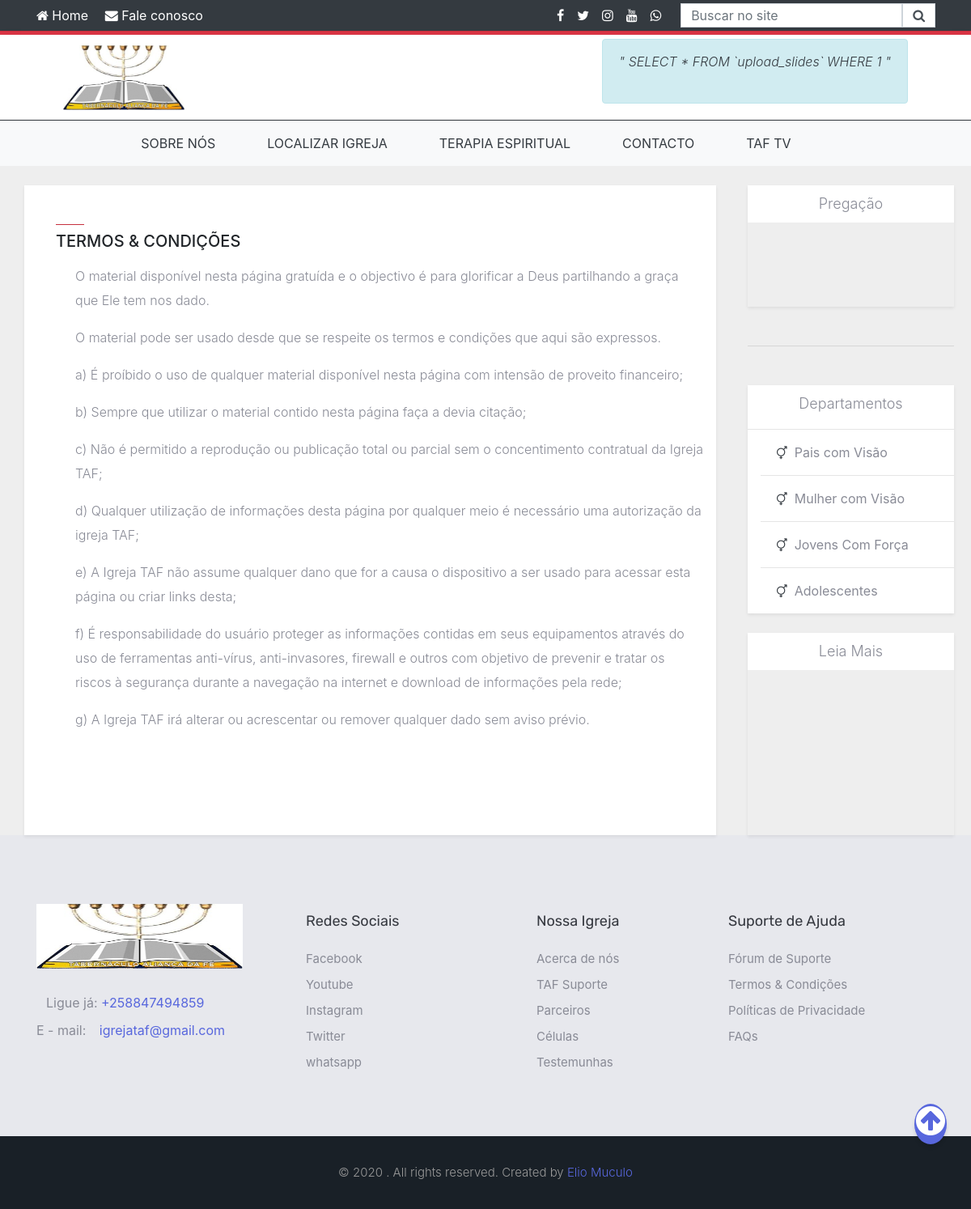
Before: /views/termos.php with the older database file.
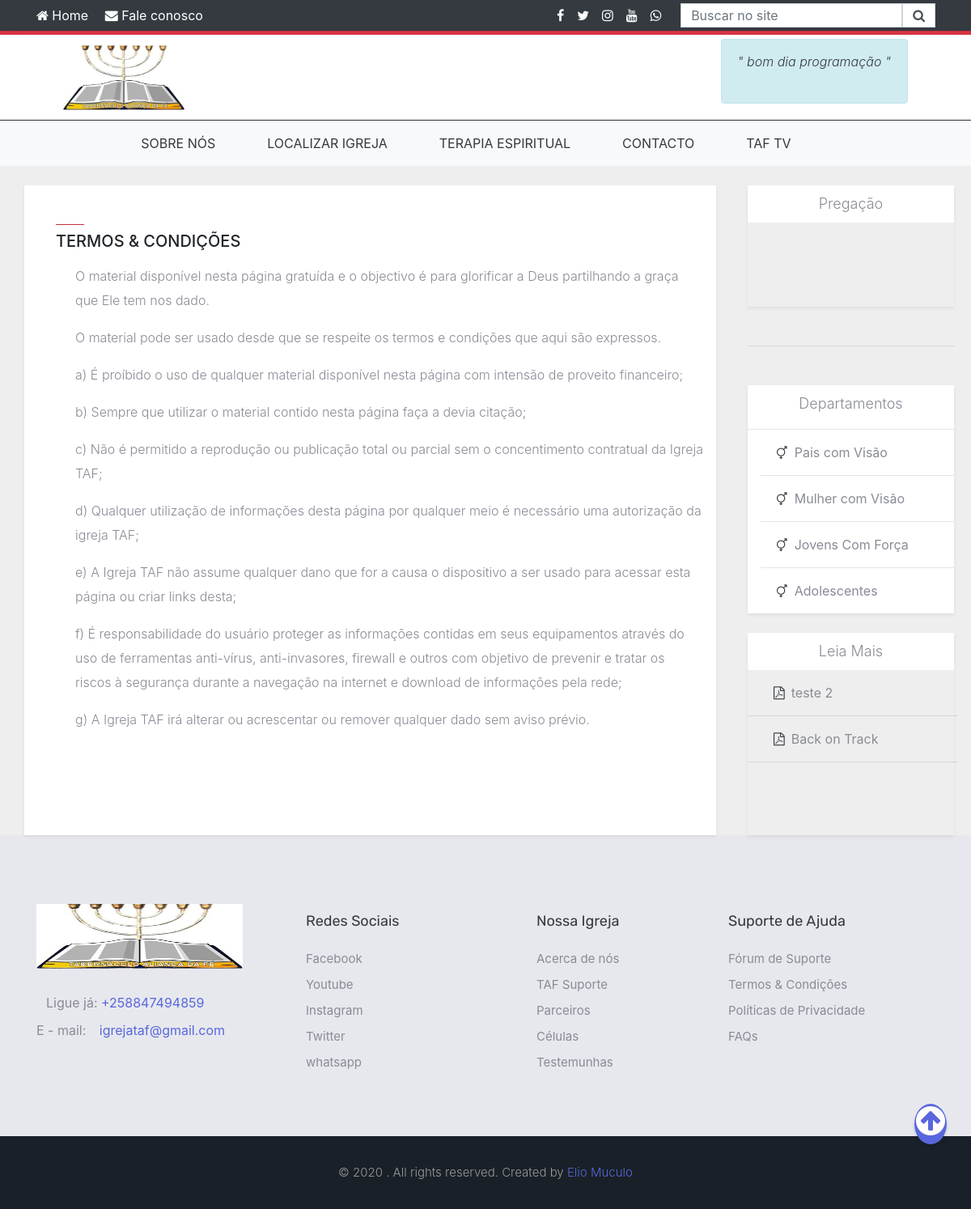
After: the same page with the newer database file.
### tables this page shows
CREATE TABLE `msg` (
  `id` int(11) NOT NULL,
  `mensagem` varchar(255) NOT NULL
);

CREATE TABLE `pdfupload` (
  `id` int(11) NOT NULL,
  `arquivo` varchar(50) NOT NULL,
  `data` datetime NOT NULL,
  `descricao` varchar(250) NOT NULL
);

### views/termos.php (the view, shortened to what the changed rows need)
<?php require_once '../models/conexao.php';?>
<!DOCTYPE html>
<html>
    <head>
        <link href="../lib/css/bootstrap.min.css" rel="stylesheet">
        <link href="../lib/css/font-awesome.css" rel="stylesheet">
        <link rel="stylesheet" type="text/css" href="../lib/css/menu.css">
        <link rel="stylesheet" type="text/css" href="../lib/css/footer.css">
        <link rel="stylesheet" type="text/css" href="../lib/css/bootstrap-reboot.css">
        <link rel="stylesheet" type="text/css" href="../lib/css/personalizado.css">
        <link href="lib/css/bootstrap-social.css" rel="stylesheet" >
        <link href="../lib/css/hide-menu.css" rel="stylesheet" />
        <link rel="stylesheet" type="text/css" href="../lib/css/costumize.css">
    </head>
    <body style="background-color: #eee;">
        <div class="menu-hide">
            <div class="bg-white shadow d-flex " style="height: 105px;">
                <div class="container d-md-flex flex-md-row flex-column justify-content-md-between justify-content-center align-items-center  px-5">
                    <div>
                        <div class="alert alert-info" role="alert" style="height: 80px;">
                            <?php
$sql = "SELECT * FROM msg ORDER BY id DESC LIMIT 1";
$result = mysqli_query($connect, $sql);
while ($msg = mysqli_fetch_assoc($result)) {
	?>
                            <p class="font-italic text-dark">" <?php echo $msg['mensagem']; ?> "</p>
                            <?php }?>
                        </div>
                    </div>
                </div>
            </div>
        </div>
        <div class="container mt-4">
            <div class="row d-flex flex-md-nowrap flex-wrap">
                <div class="col-md-3 ml-0 ml-md-4 mt-3 mt-md-0">
                    <div class="mt-4 shadow-sm" style="height: 250px;">
                        <?php
$sql_pdf = "SELECT * FROM pdfupload ORDER BY id DESC LIMIT 6";
$result_pdf = mysqli_query($connect, $sql_pdf);
while ($pdf = mysqli_fetch_assoc($result_pdf)) {?>
                        <div class="read">
                            <a href="galeria/ficheiros/<?php echo $pdf['arquivo']; ?>" target="_blank" style="text-decoration: none;"><span class="mt-0 mb-0 ml-3" style="color: #898b96!important;"><i class="fa fa-file-pdf-o ml-3 mr-2 text-dark" target="_blank"></i><?php echo $pdf['descricao']; ?></span></a>
                            <hr style="width: 260px;">
                        </div>
                        <?php }?>
                    </div>
                </div>
            </div>
        </div>
    <?php
include_once 'footer.php';
?>
</body>
</html>

Changed rows visible on the page:
no longer on this page (row unchanged): msg: mensagem "SELECT * FROM `upload_slides` WHERE 1"
added msg: mensagem "bom dia programação"
added pdfupload: descricao "teste 2"
added pdfupload: descricao "Back on Track"
